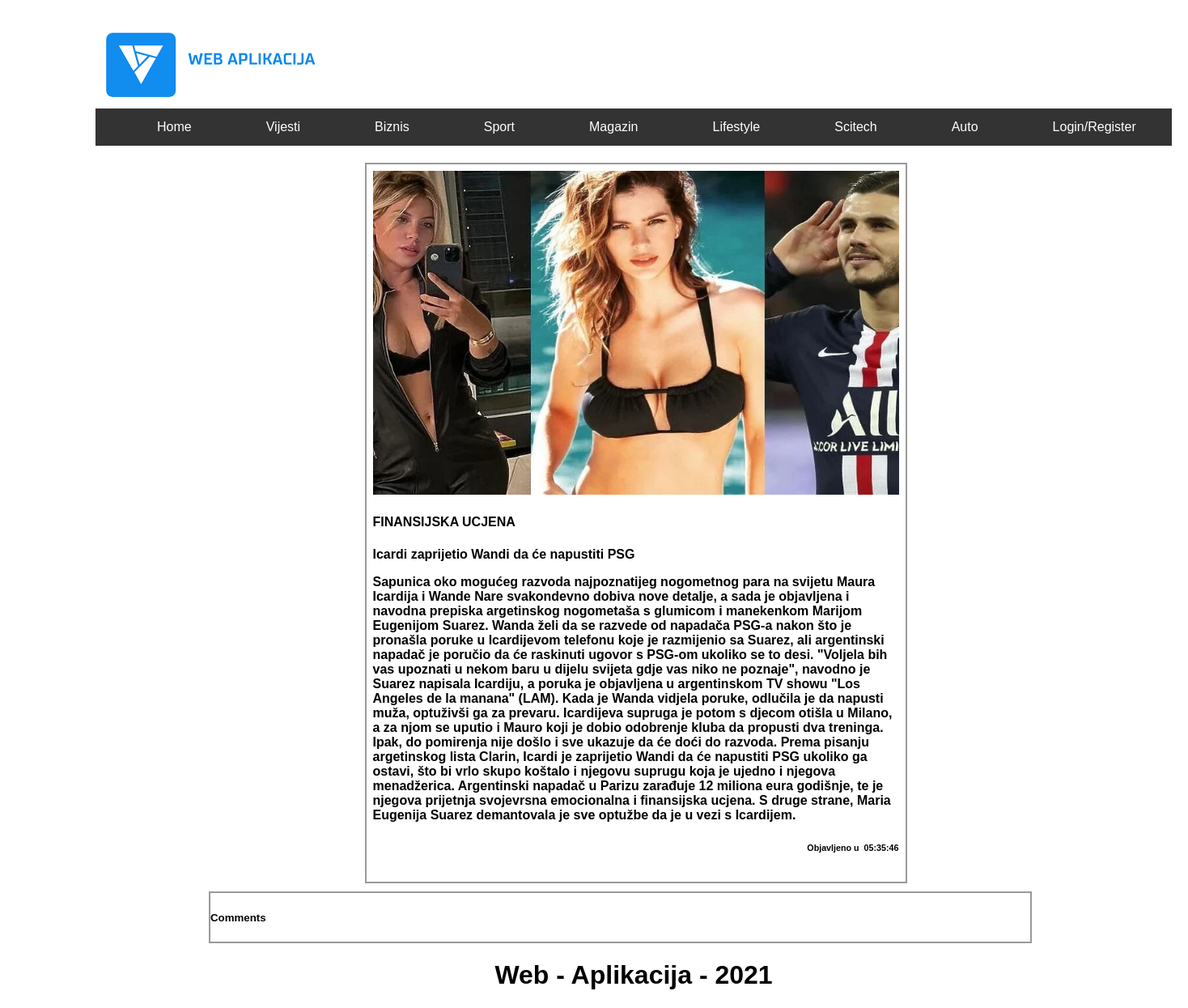
Page /news/Icardi-zaprijetio-Wandi-da-će-napustiti-PSG.php on the committed database.
### tables this page shows
CREATE TABLE `news` (
  `id` int(11) NOT NULL,
  `category` varchar(45) DEFAULT NULL,
  `title` varchar(1000) DEFAULT NULL,
  `description` varchar(1000) DEFAULT NULL,
  `descriptionlnk` varchar(1400) NOT NULL,
  `content` varchar(10000) DEFAULT NULL,
  `time_publish` time NOT NULL,
  `postedby` varchar(66) NOT NULL,
  `image` varchar(255) NOT NULL
);

### news/Icardi-zaprijetio-Wandi-da-će-napustiti-PSG.php (the view, shortened to what this page needs)
<!DOCTYPE html>
<html>
<head>
<link rel="stylesheet" type="text/css" href="../css/style.css">
</head>
<body>
<div class="header">
<img src="../images/4.png">
<ul>
<li><a class="active" href="../index.php">Home</a></li>
  <li><a href="../vijesti.php">Vijesti</a></li>
  <li><a href="../biznis.php">Biznis</a></li>
  <li><a href="../sport.php">Sport</a></li>
  <li><a href="../magazin.php">Magazin</a></li>
  <li><a href="../lifestyle.php">Lifestyle</a></li>
  <li><a href="../scitech.php">Scitech</a></li>
  <li><a href="../auto.php">Auto</a></li>
  <?php
if (isset($_SESSION['username'])) {
	  $username = $_SESSION['username'];
echo '<li><a href="../users/logout.php">Logout</a></li>';
}
else{
  echo '<li><a href="../users/login.php">Login/Register</a></li>';
}
?>
</ul>
  </div>
<div class="container" style="margin: auto;width: 50%;">
      <div class="row">
	  <?php require "../users/connection.php";
			$file = basename($_SERVER['PHP_SELF']);
			$info = pathinfo($file);
			$file_name =  basename($file,'.'.$info['extension']);
            $upit = "SELECT * FROM news WHERE descriptionlnk = '$file_name'";
			$conn = Database::getConnection();
            $q = $conn->query($upit);
            $red = mysqli_fetch_assoc($q);
            echo
            '<div class="column" style="width:650px; max-height: auto;">
              <img src="../images/' .$red['image'].'" alt="" style="width:100%; height: 400px;">
              <div id="text-block-small">
                 <h4>'. $red['title'] .'</h4>
                  <p>' . $red['description'] . '</p>
				  <p>' . $red['content'] .' </p>
				  <h6><p style="text-align:right;  ">Objavljeno u &nbsp' . $red['time_publish'] . '</p></h6>'
				  ?>
              </div>
            </div>
      </div>
</div>
<div class="section" style="width:1013px; margin-left:150px;">
						<h5>Comments</h5>
                </div>
<div id="footer">
<h1 style="text-align:center">Web - Aplikacija - 2021</h1>
  </div>
</body>
</html>

### css/style.css (style rules this page uses)
body { position: absolute; left: 100px; width: auto; height: auto; font-family: Arial, Helvetica, sans-serif; }
a { text-decoration: none; }
p { font-family: Verdana, Geneva, Tahoma, sans-serif; font-weight: bold; }
.header { width: 1330px; overflow: hidden; padding: 20px 10px; margin-bottom: 1px; }
.container { top: 190px; }
ul { list-style-type: none; margin: 0; padding: 0; overflow: hidden; background-color: #333; }
li { float: left; margin-left: 60px; }
li a { display: block; color: white; text-align: center; padding: 14px 16px; text-decoration: none; }
.column { margin-left: 5px; float: left; width: 33.33%; padding: 8px 8px 12px 8px; border: 2px solid #999; }
.row::after { content: ""; clear: both; display: table; border-bottom: 10px solid; }
.section { border: 2px solid #999; }

### rows in the picture
news: image (picture), title "FINANSIJSKA UCJENA", description "Icardi zaprijetio Wandi da će napustiti PSG", content "Sapunica oko mogućeg razvoda najpoznatijeg nogometnog para na svijetu Maura Icardija i Wande Nare svakondevno dobiva nove detalje, a sada je objavljena i navodna prepiska argetinskog nogometaša s glumicom i manekenkom Marijom Eugenijom Suarez. Wanda želi da se razvede od napadača PSG-a nakon što je pronašla poruke u Icardijevom telefonu koje je razmijenio sa Suarez, ali argentinski napadač je poručio da će raskinuti ugovor s PSG-om ukoliko se to desi. \"Voljela bih vas upoznati u nekom baru u dijelu svijeta gdje vas niko ne poznaje\", navodno je Suarez napisala Icardiju, a poruka je objavljena u argentinskom TV showu \"Los Angeles de la manana\" (LAM). Kada je Wanda vidjela poruke, odlučila je…", time_publish "05:35:46"
